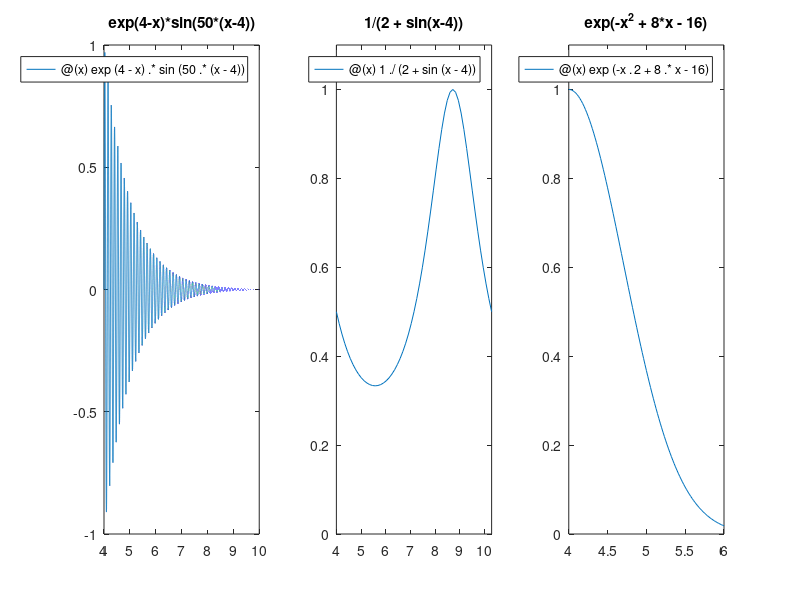

This figure's MATLAB source:
% 1.ª instrução - imprimir os gráficos lado a lado
% 2.ª instrução - função integranda
% 3.ª instrução - fazer gráfico com eixo dos xx entre alpha e beta
% 4.ª instrução - limite do eixo dos yy
% 5.ª instrução - título do gráfico

subplot(1, 3, 1) 
y1 = @(x) exp(4-x).*sin(50.*(x-4)); 
fplot(y1, [4 10]) 
ylim([-1 1]) 
title('exp(4-x)*sin(50*(x-4))')

subplot(1, 3, 2)
y2 = @(x) 1./(2+sin(x-4));
fplot(y2, [4 2.*pi+4])
ylim([0 1.1])
title('1/(2 + sin(x-4))')

subplot(1, 3, 3)
y3 = @(x) exp(-x.^2 + 8.*x - 16);
fplot(y3, [4 6])
ylim([0 1.1])
title('exp(-x^2 + 8*x - 16)')
